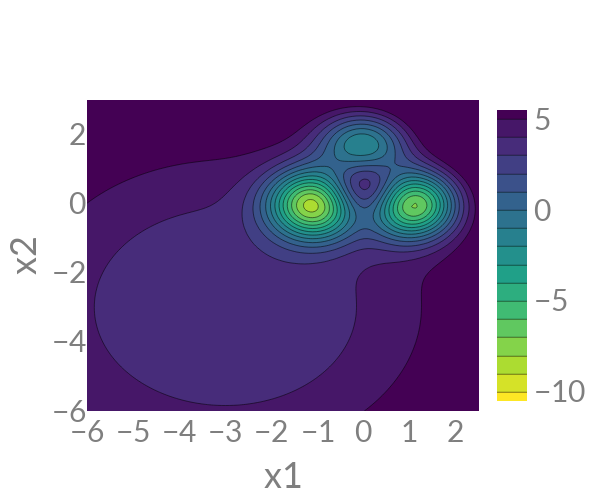

The cell this chart's notebook holds for it:
### Code cell
x_illustrate_1 = np.linspace(-6,2.5,100)
y_illustrate_1 = np.linspace(-6,3,100)
xx_1, yy_1 = np.meshgrid(x_illustrate_1, y_illustrate_1, sparse=True)
E_illustrate_1 = E(xx_1,yy_1)

fig = go.Figure(data =
    go.Contour(
        z=E_illustrate_1,
        x=x_illustrate_1, 
        y=y_illustrate_1,
        reversescale = True,
        colorscale = "viridis",
        contours=dict(
            start=-10,
            end=5,
            size=1,
        ),
    ))

fig.update_layout(
    #title="Plot Title",
    width=600,
    height=500,
    font=dict(
        family="Lato",
        size=30,
        color="#7f7f7f"
    ),
    xaxis_title="x",
    yaxis_title="y",
    xaxis = dict(
        tickmode = 'linear',
        tick0 = -3,
        dtick = 1
    )
)

fig.show()
# fig.write_image("images/double_well.pdf")

### Figure 1 — Plotly figure (JSON) as saved in the notebook; plotly's stock layout.template omitted (floating-point values rounded to 4 significant figures; data arrays with more than 128 entries replaced by an {"elided": "..."} marker saying what was removed)
{"data": [{"colorscale": [[0, "#440154"], [0.1111, "#482878"], [0.2222, "#3e4989"], [0.3333, "#31688e"], [0.4444, "#26828e"], [0.5556, "#1f9e89"], [0.6667, "#35b779"], [0.7778, "#6ece58"], [0.8889, "#b5de2b"], [1, "#fde725"]], "contours": {"end": 5, "size": 1, "start": -10}, "reversescale": true, "type": "contour", "x": [-6, -5.914, -5.828, -5.742, -5.657, -5.571, -5.485, -5.399, -5.313, -5.227, -5.141, -5.056, -4.97, -4.884, -4.798, -4.712, -4.626, -4.54, -4.455, -4.369, -4.283, -4.197, -4.111, -4.025, -3.939, -3.854, -3.768, -3.682, -3.596, -3.51, -3.424, -3.338, -3.253, -3.167, -3.081, -2.995, -2.909, -2.823, -2.737, -2.652, -2.566, -2.48, -2.394, -2.308, -2.222, -2.136, -2.051, -1.965, -1.879, -1.793, -1.707, -1.621, -1.535, -1.449, -1.364, -1.278, -1.192, -1.106, -1.02, -0.9343, -0.8485, -0.7626, -0.6768, -0.5909, -0.5051, -0.4192, -0.3333, -0.2475, -0.1616, -0.07576, 0.0101, 0.09596, 0.1818, 0.2677, 0.3535, 0.4394, 0.5253, 0.6111, 0.697, 0.7828, 0.8687, 0.9545, 1.04, 1.126, 1.212, 1.298, 1.384, 1.47, 1.556, 1.641, 1.727, 1.813, 1.899, 1.985, 2.071, 2.157, 2.242, 2.328, 2.414, 2.5], "y": [-6, -5.909, -5.818, -5.727, -5.636, -5.545, -5.455, -5.364, -5.273, -5.182, -5.091, -5, -4.909, -4.818, -4.727, -4.636, -4.545, -4.455, -4.364, -4.273, -4.182, -4.091, -4, -3.909, -3.818, -3.727, -3.636, -3.545, -3.455, -3.364, -3.273, -3.182, -3.091, -3, -2.909, -2.818, -2.727, -2.636, -2.545, -2.455, -2.364, -2.273, -2.182, -2.091, -2, -1.909, -1.818, -1.727, -1.636, -1.545, -1.455, -1.364, -1.273, -1.182, -1.091, -1, -0.9091, -0.8182, -0.7273, -0.6364, -0.5455, -0.4545, -0.3636, -0.2727, -0.1818, -0.09091, 0, 0.09091, 0.1818, 0.2727, 0.3636, 0.4545, 0.5455, 0.6364, 0.7273, 0.8182, 0.9091, 1, 1.091, 1.182, 1.273, 1.364, 1.455, 1.545, 1.636, 1.727, 1.818, 1.909, 2, 2.091, 2.182, 2.273, 2.364, 2.455, 2.545, 2.636, 2.727, 2.818, 2.909, 3], "z": {"elided": "100x100 float values"}}], "layout": {"font": {"color": "#7f7f7f", "family": "Lato", "size": 30}, "height": 500, "width": 600, "xaxis": {"dtick": 1, "tick0": -3, "tickmode": "linear", "title": {"text": "x1"}}, "yaxis": {"title": {"text": "x2"}}}}
